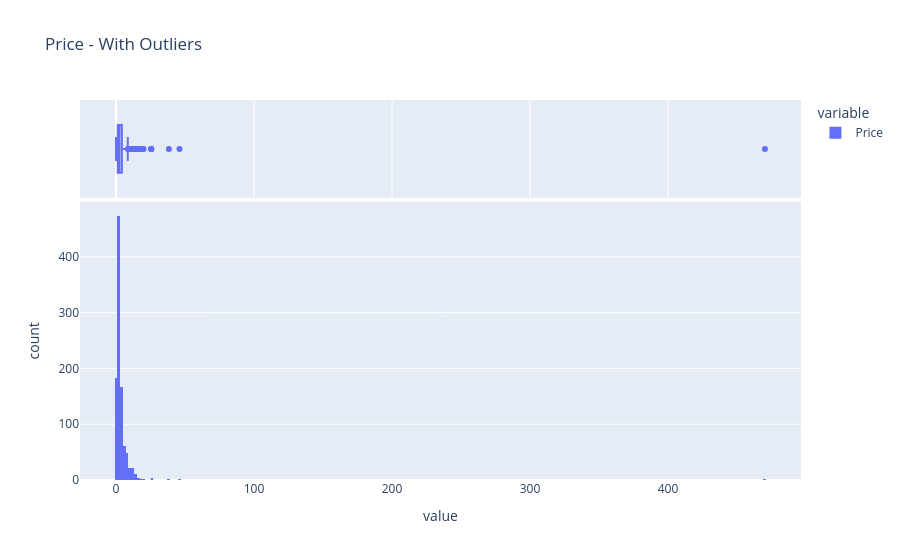
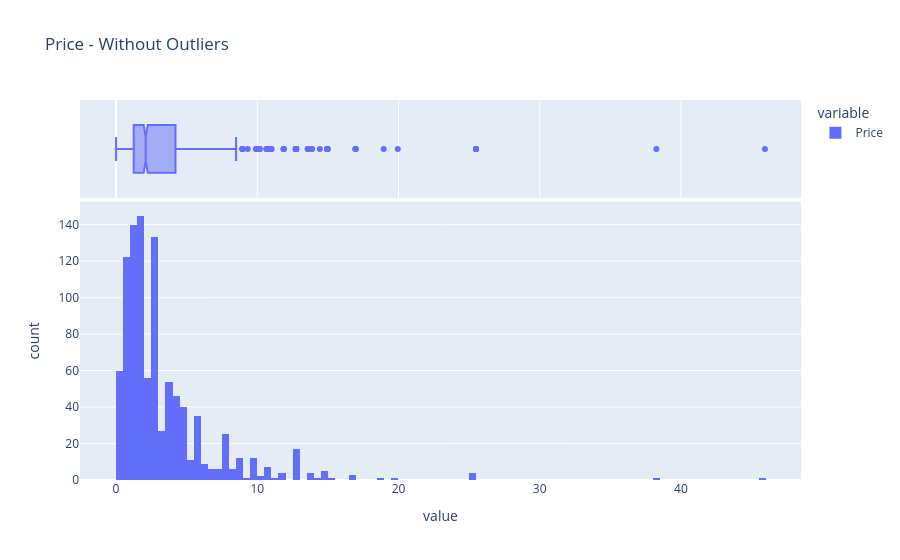

Here is the notebook cell these charts were saved with, in order:
### Code cell
profile_serie(df_retail["Price"])

### Figure 1 — Plotly figure (JSON) as saved in the notebook; plotly's stock layout.template omitted (floating-point values rounded to 4 significant figures; data arrays with more than 128 entries replaced by an {"elided": "..."} marker saying what was removed)
{"data": [{"bingroup": "x", "hovertemplate": "variable=Price<br>value=%{x}<br>count=%{y}<extra></extra>", "legendgroup": "Price", "marker": {"color": "#636efa", "pattern": {"shape": ""}}, "name": "Price", "orientation": "v", "showlegend": true, "type": "histogram", "x": {"elided": "1000 float values"}, "xaxis": "x", "yaxis": "y"}, {"hovertemplate": "variable=Price<br>value=%{x}<extra></extra>", "legendgroup": "Price", "marker": {"color": "#636efa"}, "name": "Price", "notched": true, "showlegend": false, "type": "box", "x": {"elided": "1000 float values"}, "xaxis": "x2", "yaxis": "y2"}], "layout": {"barmode": "relative", "legend": {"title": {"text": "variable"}, "tracegroupgap": 0}, "title": {"text": "Price - With Outliers"}, "xaxis": {"anchor": "y", "domain": [0, 1], "title": {"text": "value"}}, "xaxis2": {"anchor": "y2", "domain": [0, 1], "matches": "x", "showgrid": true, "showticklabels": false}, "yaxis": {"anchor": "x", "domain": [0, 0.7326], "title": {"text": "count"}}, "yaxis2": {"anchor": "x2", "domain": [0.7426, 1], "matches": "y2", "showgrid": false, "showline": false, "showticklabels": false, "ticks": ""}}}

### Figure 2 — Plotly figure (JSON) as saved in the notebook; plotly's stock layout.template omitted (floating-point values rounded to 4 significant figures; data arrays with more than 128 entries replaced by an {"elided": "..."} marker saying what was removed)
{"data": [{"bingroup": "x", "hovertemplate": "variable=Price<br>value=%{x}<br>count=%{y}<extra></extra>", "legendgroup": "Price", "marker": {"color": "#636efa", "pattern": {"shape": ""}}, "name": "Price", "orientation": "v", "showlegend": true, "type": "histogram", "x": {"elided": "999 float values"}, "xaxis": "x", "yaxis": "y"}, {"hovertemplate": "variable=Price<br>value=%{x}<extra></extra>", "legendgroup": "Price", "marker": {"color": "#636efa"}, "name": "Price", "notched": true, "showlegend": false, "type": "box", "x": {"elided": "999 float values"}, "xaxis": "x2", "yaxis": "y2"}], "layout": {"barmode": "relative", "legend": {"title": {"text": "variable"}, "tracegroupgap": 0}, "title": {"text": "Price - Without Outliers"}, "xaxis": {"anchor": "y", "domain": [0, 1], "title": {"text": "value"}}, "xaxis2": {"anchor": "y2", "domain": [0, 1], "matches": "x", "showgrid": true, "showticklabels": false}, "yaxis": {"anchor": "x", "domain": [0, 0.7326], "title": {"text": "count"}}, "yaxis2": {"anchor": "x2", "domain": [0.7426, 1], "matches": "y2", "showgrid": false, "showline": false, "showticklabels": false, "ticks": ""}}}
